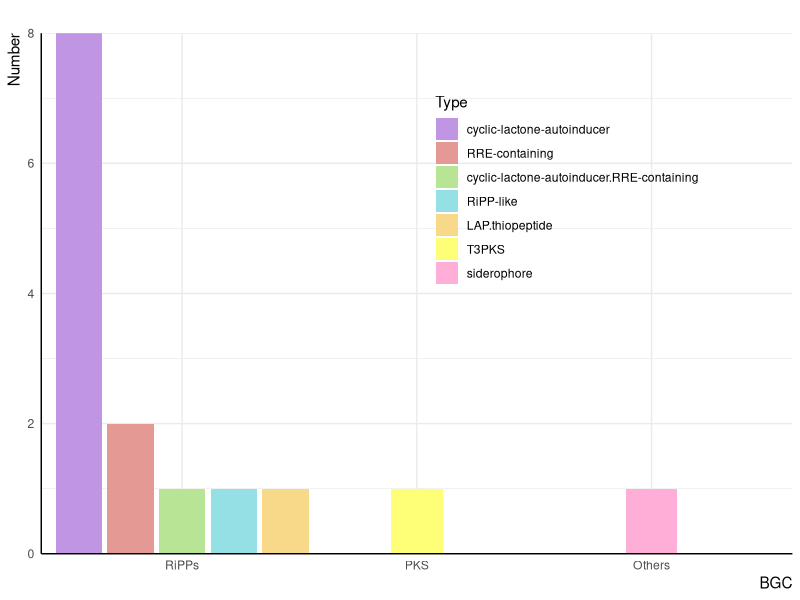
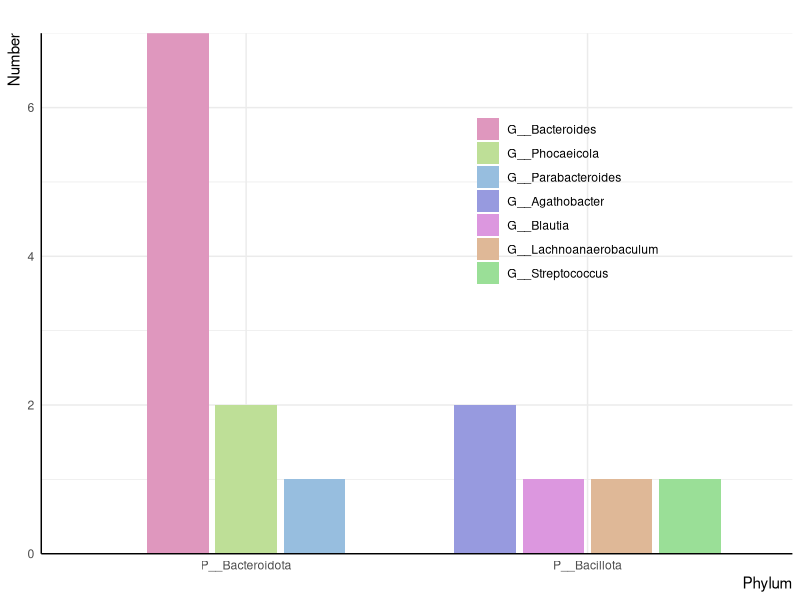

These figures' R source, in order:
library('readxl')
library(ggplot2)
library(tidyverse)
library(dplyr)

#*(E)
df_hmp<- read_xlsx('hmp.xlsx')
summary_df <- df_hmp %>%
  group_by(BGC, Type) %>%
  summarise(count = n()) %>%
  ungroup()
custom_type_order <- c("cyclic-lactone-autoinducer", "RRE-containing", 
                       "cyclic-lactone-autoinducer.RRE-containing",'RiPP-like',
                       'LAP.thiopeptide','T3PKS','siderophore') 
summary_df$Type <- factor(summary_df$Type, levels = custom_type_order)
custom_type_order2 <- c("RiPPs", "PKS", "Others") 
summary_df$BGC <- factor(summary_df$BGC, levels = custom_type_order2)
#custom_colors <- c('#64B6EA','#9BCDFF', "#61D4D5", '#99FFCC', '#CCFF9A','#F8D889', '#FFAFD7')
custom_colors <- c('#C095E4','#E49995', "#B8E495", '#95E0E4', '#F8D889','#FFFF77', '#FFAFD7')
p_his <- ggplot(summary_df, aes(x = BGC, y = count, fill = Type)) +
  #geom_bar(stat = "identity", position = position_dodge2(width = 0.8), width = 0.8) +
  geom_bar(data = filter(summary_df, BGC == "RiPPs"), stat = "identity", position = position_dodge2(width = 0.8), width = 1.1) + # RiPPs 组的柱子
  geom_bar(data = filter(summary_df, BGC == "PKS"), stat = "identity", position = position_dodge2(width = 0.8), width = 1.1/5) + # PKS 组的柱子，宽度是 RiPPs 的五分之一
  geom_bar(data = filter(summary_df, BGC == "Others"), stat = "identity", position = position_dodge2(width = 0.8), width = 1.1/5) + # PKS 组的柱子，宽度是 RiPPs 的五分之一
  scale_fill_manual(values = custom_colors) +  # 自定义颜色
  labs(title = " ",
       x = "BGC",
       y = "Number") +
  scale_y_continuous(expand = c(0, 0))+
  theme_minimal() +
  theme(axis.text.x = element_text(angle = 0, hjust = 0.5),
        axis.title = element_text(hjust = 1),
        legend.position =  c(0.7, 0.7),
        axis.line = element_line(color = "black"), 
  )
ggsave('hmp_hist_BGC.svg',p_his,width = 6,height = 6,units = 'in',dpi = 600)

#*(F)
summary_genus <- df_hmp %>%
  group_by(PHYLUM, GENUS) %>%
  summarise(count = n()) %>%
  ungroup()

GENUS_order <- c("G__Bacteroides", "G__Phocaeicola", 
                 "G__Parabacteroides",'G__Agathobacter','G__Blautia','G__Lachnoanaerobaculum','G__Streptococcus') 
summary_genus$GENUS <- factor(summary_genus$GENUS, levels = GENUS_order)
PHYLUM_order <- c("P__Bacteroidota", "P__Bacillota") 
summary_genus$PHYLUM <- factor(summary_genus$PHYLUM, levels = PHYLUM_order)
GENUS_colors <- c('#DF97BE','#BEDF97', "#97BEDF", '#979ADF', '#DC97DF','#DFB897', '#9ADF97')
p_genus_his <- ggplot(summary_genus, aes(x = PHYLUM, y = count, fill = GENUS)) +
  #geom_bar(stat = "identity", position = position_dodge2(width = 0.8), width = 0.8) +
  geom_bar(data = filter(summary_genus, PHYLUM == "P__Bacteroidota"), stat = "identity", position = position_dodge2(width = 0.8), width = 0.6) + 
  geom_bar(data = filter(summary_genus, PHYLUM == "P__Bacillota"), stat = "identity", position = position_dodge2(width = 0.8), width = 0.8) + 
  scale_fill_manual(values = GENUS_colors, name = "") + 
  labs(title = " ",
       x = "Phylum",
       y = "Number") +
  scale_y_continuous(expand = c(0, 0))+
  theme_minimal() +
  theme(axis.text.x = element_text(angle = 0, hjust = 0.5),
        axis.title = element_text(hjust = 1),
        legend.position =  c(0.7, 0.7),
        axis.line = element_line(color = "black"), 
        )
ggsave('hmp_hist_GENUS.svg',p_genus_his,width = 8,height = 8,units = 'in',dpi = 600)
